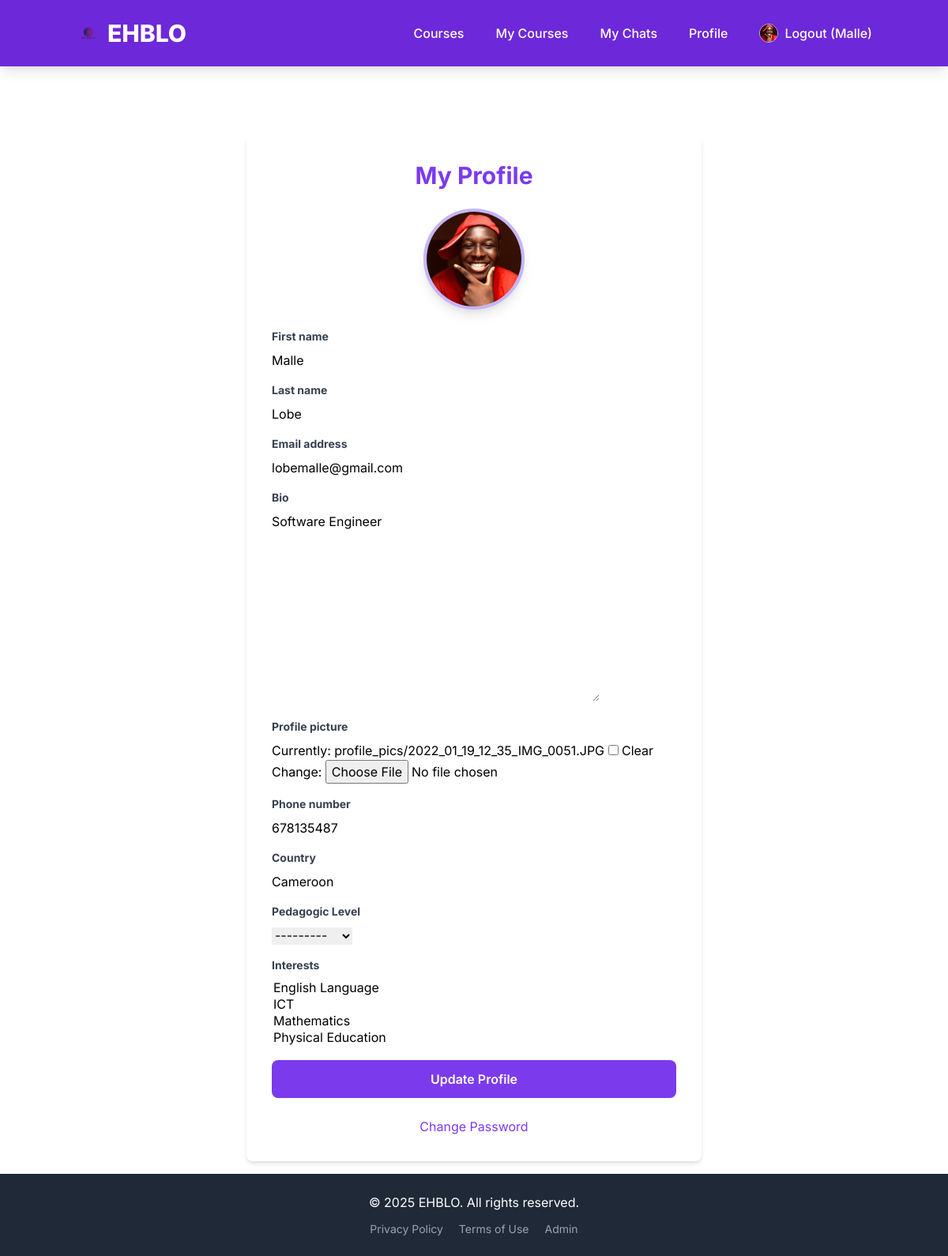
Screenshot of /accounts/profile/ (signed in) with the database file from the repository.
### users/models.py (models this page shows, shortened)
class CustomUser(AbstractUser):
    USER_TYPE_CHOICES = (
        ("student", "Student"),
        ("instructor", "Instructor"),
    )
    user_type = models.CharField(max_length=20, choices=USER_TYPE_CHOICES, default="student")
    bio = models.TextField(blank=True, null=True)
    profile_picture = models.ImageField(upload_to='profile_pics/', blank=True, null=True)
    phone_number = models.CharField(max_length=20, blank=True, null=True)
    country = models.CharField(max_length=100, blank=True, null=True)
    PEDAGOGIC_LEVEL_CHOICES = [
        ('primary', 'Primary'),
        ('secondary', 'Secondary'),
        ('university', 'University'),
        ('personal', 'Personal'),
    ]
    pedagogic_level = models.CharField(
        max_length=20,
        choices=PEDAGOGIC_LEVEL_CHOICES,
        blank=True,  # Allow it to be optional in the database
        null=True,   # Allow NULL in the database
        verbose_name="Pedagogic Level"
    )
    interests = models.ManyToManyField(
        Subject,
        related_name='interested_users',
        blank=True, # Allow users to have no interests selected initially
        verbose_name="Interests"
    )
    class Meta:
        verbose_name = "User"
        verbose_name_plural = "Users"

### users/views.py (the view)
# urls.py: path('profile/', ProfileView.as_view(), name='profile'),
class ProfileView(LoginRequiredMixin, UpdateView):
    model = CustomUser
    fields = [
        'first_name',
        'last_name',
        'email',
        'bio',
        'profile_picture',
        'phone_number',
        'country',
        'pedagogic_level', # New field
        'interests',       # New field
    ]
    template_name = 'users/profile.html'
    success_url = reverse_lazy('profile') # Redirect back to profile after update
    def get_object(self, queryset=None):
        return self.request.user # Ensure user can only edit their own profile

### courses/models.py (called while the page is built)
    def __str__(self):
        return self.name

### users/templates/users/profile.html (shortened to what this page needs)
{% extends "base.html" %}
{% load static %}
{% block content %}
<div class="max-w-xl mx-auto bg-white p-8 rounded-lg shadow-md mt-10">
    <h2 class="text-3xl font-bold text-center text-purple-600 mb-6">My Profile</h2>
    <div class="mb-6 flex justify-center">
        {% if user.profile_picture %}
            <img src="{{ user.profile_picture.url }}" alt="{{ user.username }}'s profile picture"
                 class="w-32 h-32 rounded-full object-cover border-4 border-purple-300 shadow-lg">
        {% else %}
            <img src="{% static 'images/default_profile_pic.png' %}" alt="Default profile picture"
                 class="w-32 h-32 rounded-full object-cover border-4 border-gray-300 shadow-lg">
        {% endif %}
    </div>
    <form method="post" enctype="multipart/form-data">
        {% for field in form %}
            <div class="mb-4">
                <label for="{{ field.id_for_label }}" class="block text-gray-700 text-sm font-bold mb-2">{{ field.label }}</label>
                {{ field }}
            </div>
        {% endfor %}
        <button type="submit" class="w-full bg-purple-600 text-white p-3 rounded-lg font-semibold hover:bg-purple-700 transition duration-300">Update Profile</button>
    </form>
    <div class="text-center mt-6">
        <a href="{% url 'password_change' %}" class="text-purple-600 hover:underline">Change Password</a>
    </div>
</div>
{% endblock %}

### templates/base.html (shortened to what this page needs)
<!DOCTYPE html>
<html lang="en">
<head>
    {% load static %}
    <link href="https://cdn.jsdelivr.net/npm/tailwindcss@2.2.19/dist/tailwind.min.css" rel="stylesheet">
</head>
<body class="flex flex-col min-h-screen">
    <nav class="bg-purple-700 p-4 shadow-lg">
        <div class="container mx-auto flex flex-wrap justify-between items-center">
            <a href="{% url 'home' %}" class="text-white text-3xl font-extrabold rounded-lg p-2 hover:bg-purple-800 transition duration-300 flex items-center space-x-2">
                <img src="{% static 'images/logo.png' %}" alt="EHBLO Logo" class="h-8 w-8 object-contain">
                <span>EHBLO</span>
            </a>
            <div id="nav-menu" class="hidden lg:flex flex-grow lg:flex-grow-0 lg:items-center w-full lg:w-auto mt-4 lg:mt-0">
                <div class="flex flex-col lg:flex-row lg:space-x-6 space-y-3 lg:space-y-0 lg:ml-auto">
                    <a href="{% url 'course_list' %}" class="text-white hover:text-purple-200 p-2 rounded-lg hover:bg-purple-800 transition duration-300 font-medium">Courses</a>
                    {% if user.is_authenticated %}
                        <a href="{% url 'my_courses' %}" class="text-white hover:text-purple-200 p-2 rounded-lg hover:bg-purple-800 transition duration-300 font-medium">My Courses</a>
                        <a href="{% url 'my_chats' %}" class="text-white hover:text-purple-200 p-2 rounded-lg hover:bg-purple-800 transition duration-300 font-medium">My Chats</a>
                        <a href="{% url 'profile' %}" class="text-white hover:text-purple-200 p-2 rounded-lg hover:bg-purple-800 transition duration-300 font-medium">Profile</a>
                        <form action="{% url 'logout' %}" method="post" class="inline-block">
                            <button type="submit" class="text-white hover:text-purple-200 p-2 rounded-lg hover:bg-purple-800 transition duration-300 font-medium cursor-pointer flex items-center space-x-2">
                                {% if user.profile_picture %}
                                    <img src="{{ user.profile_picture.url }}" alt="Profile" class="w-6 h-6 rounded-full object-cover border border-purple-300">
                                {% else %}
                                    <img src="{% static 'images/default_profile_pic.png' %}" alt="Default Profile" class="w-6 h-6 rounded-full object-cover border border-gray-300">
                                {% endif %}
                                <span>Logout ({{ user.username }})</span>
                            </button>
                        </form>
                    {% else %}
                        <a href="{% url 'login' %}" class="text-white hover:text-purple-200 p-2 rounded-lg hover:bg-purple-800 transition duration-300 font-medium">Login</a>
                        <a href="{% url 'signup' %}" class="text-white bg-purple-600 px-4 py-2 rounded-lg hover:bg-purple-500 transition duration-300 font-medium">Sign Up</a>
                    {% endif %}
                </div>
            </div>
        </div>
    </nav>
    <main class="container mx-auto mt-8 p-4 flex-grow">
        {% block content %}
        {% endblock %}
    </main>
    <footer class="bg-gray-800 text-white p-6 mt-auto">
        <div class="container mx-auto text-center">
            <p>&copy; {% now "Y" %} EHBLO. All rights reserved.</p>
            <div class="mt-3 space-x-4 text-sm">
                <a href="#" class="text-gray-400 hover:text-white transition duration-300">Privacy Policy</a>
                <a href="#" class="text-gray-400 hover:text-white transition duration-300">Terms of Use</a>
                <a href="{% url 'admin:index' %}" class="text-gray-400 hover:text-white transition duration-300">Admin</a>
            </div>
        </div>
    </footer>
</body>
</html>

### templates/base.html (style rules this page uses)
body { font-family: 'Inter', sans-serif; @apply bg-gray-50; }
input[type="text"], input[type="email"], input[type="password"], input[type="number"], input[type="url"], textarea, select { @apply block w-full px-3 py-2 border border-gray-300 rounded-md shadow-sm focus:outline-none focus:ring-purple-500 focus:border-purple-500 sm:text-sm; }

### rows the page displays
CustomUser: profile_picture (picture), username "Malle", form "Malle" "Lobe" "lobemalle@gmail.com" "Software Engineer" "678135487" "Cameroon" "---------"

### other values shown
{{ field.label }} "First name" "Last name" "Email address" "Bio" "Profile picture" "Phone number" "Country" "Pedagogic Level" "Interests"
